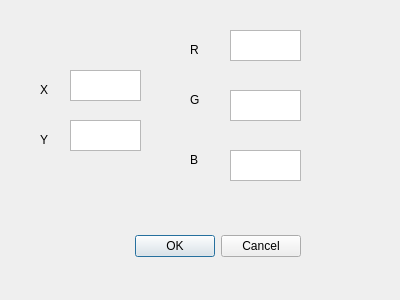
<?xml version="1.0" encoding="UTF-8"?>
<ui version="4.0">
 <class>SetPixelDialog</class>
 <widget class="QDialog" name="SetPixelDialog">
  <property name="geometry">
   <rect>
    <x>0</x>
    <y>0</y>
    <width>400</width>
    <height>300</height>
   </rect>
  </property>
  <property name="windowTitle">
   <string>Dialog</string>
  </property>
  <widget class="QDialogButtonBox" name="buttonBox">
   <property name="geometry">
    <rect>
     <x>-40</x>
     <y>230</y>
     <width>341</width>
     <height>32</height>
    </rect>
   </property>
   <property name="orientation">
    <enum>Qt::Horizontal</enum>
   </property>
   <property name="standardButtons">
    <set>QDialogButtonBox::Cancel|QDialogButtonBox::Ok</set>
   </property>
  </widget>
  <widget class="QLabel" name="label">
   <property name="geometry">
    <rect>
     <x>40</x>
     <y>80</y>
     <width>63</width>
     <height>20</height>
    </rect>
   </property>
   <property name="text">
    <string>X</string>
   </property>
  </widget>
  <widget class="QLabel" name="label_2">
   <property name="geometry">
    <rect>
     <x>40</x>
     <y>130</y>
     <width>63</width>
     <height>20</height>
    </rect>
   </property>
   <property name="text">
    <string>Y</string>
   </property>
  </widget>
  <widget class="QLabel" name="label_3">
   <property name="geometry">
    <rect>
     <x>190</x>
     <y>40</y>
     <width>63</width>
     <height>20</height>
    </rect>
   </property>
   <property name="text">
    <string>R</string>
   </property>
  </widget>
  <widget class="QLabel" name="label_4">
   <property name="geometry">
    <rect>
     <x>190</x>
     <y>90</y>
     <width>63</width>
     <height>20</height>
    </rect>
   </property>
   <property name="text">
    <string>G</string>
   </property>
  </widget>
  <widget class="QLabel" name="label_5">
   <property name="geometry">
    <rect>
     <x>190</x>
     <y>150</y>
     <width>63</width>
     <height>20</height>
    </rect>
   </property>
   <property name="text">
    <string>B</string>
   </property>
  </widget>
  <widget class="QTextEdit" name="textEditX">
   <property name="geometry">
    <rect>
     <x>70</x>
     <y>70</y>
     <width>71</width>
     <height>31</height>
    </rect>
   </property>
  </widget>
  <widget class="QTextEdit" name="textEditY">
   <property name="geometry">
    <rect>
     <x>70</x>
     <y>120</y>
     <width>71</width>
     <height>31</height>
    </rect>
   </property>
  </widget>
  <widget class="QTextEdit" name="textEditRed">
   <property name="geometry">
    <rect>
     <x>230</x>
     <y>30</y>
     <width>71</width>
     <height>31</height>
    </rect>
   </property>
  </widget>
  <widget class="QTextEdit" name="textEditGeen">
   <property name="geometry">
    <rect>
     <x>230</x>
     <y>90</y>
     <width>71</width>
     <height>31</height>
    </rect>
   </property>
  </widget>
  <widget class="QTextEdit" name="textEditBlue">
   <property name="geometry">
    <rect>
     <x>230</x>
     <y>150</y>
     <width>71</width>
     <height>31</height>
    </rect>
   </property>
  </widget>
 </widget>
 <resources/>
 <connections>
  <connection>
   <sender>buttonBox</sender>
   <signal>accepted()</signal>
   <receiver>SetPixelDialog</receiver>
   <slot>accept()</slot>
   <hints>
    <hint type="sourcelabel">
     <x>248</x>
     <y>254</y>
    </hint>
    <hint type="destinationlabel">
     <x>157</x>
     <y>274</y>
    </hint>
   </hints>
  </connection>
  <connection>
   <sender>buttonBox</sender>
   <signal>rejected()</signal>
   <receiver>SetPixelDialog</receiver>
   <slot>reject()</slot>
   <hints>
    <hint type="sourcelabel">
     <x>316</x>
     <y>260</y>
    </hint>
    <hint type="destinationlabel">
     <x>286</x>
     <y>274</y>
    </hint>
   </hints>
  </connection>
 </connections>
</ui>
